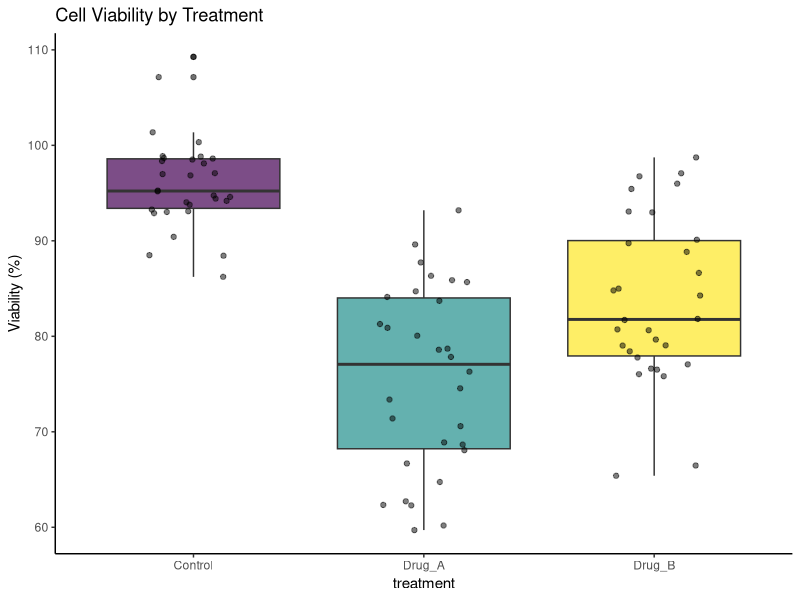

Write the R code that produced this figure.
## ---- chunk 1
#| label: setup
#| include: false
library(tidyverse)
## ---- chunk 2
set.seed(2025)
cell_data <- tibble(
  treatment = rep(c("Control", "Drug_A", "Drug_B"), each = 30),
  viability = c(
    rnorm(30, 95, 5),
    rnorm(30, 75, 10),
    rnorm(30, 85, 8)
  )
)
## ---- chunk 3
# Mean
mean(cell_data$viability)

# Median
median(cell_data$viability)

# Mode (no built-in function)
## ---- chunk 4
# Standard deviation
sd(cell_data$viability)

# Variance
var(cell_data$viability)

# Range
range(cell_data$viability)

# IQR
IQR(cell_data$viability)
## ---- chunk 5
cell_data |>
  group_by(treatment) |>
  summarize(
    n = n(),
    mean = mean(viability),
    sd = sd(viability),
    median = median(viability),
    min = min(viability),
    max = max(viability)
  )
## ---- chunk 6
ggplot(cell_data, aes(x = treatment, y = viability, fill = treatment)) +
  geom_boxplot(alpha = 0.7) +
  geom_jitter(width = 0.2, alpha = 0.5) +
  scale_fill_viridis_d() +
  labs(title = "Cell Viability by Treatment", y = "Viability (%)") +
  theme_classic() +
  theme(legend.position = "none")
## ---- chunk 7
iris |>
  group_by(Species) |>
  summarize(
    mean = mean(Sepal.Length),
    sd = sd(Sepal.Length)
  )
